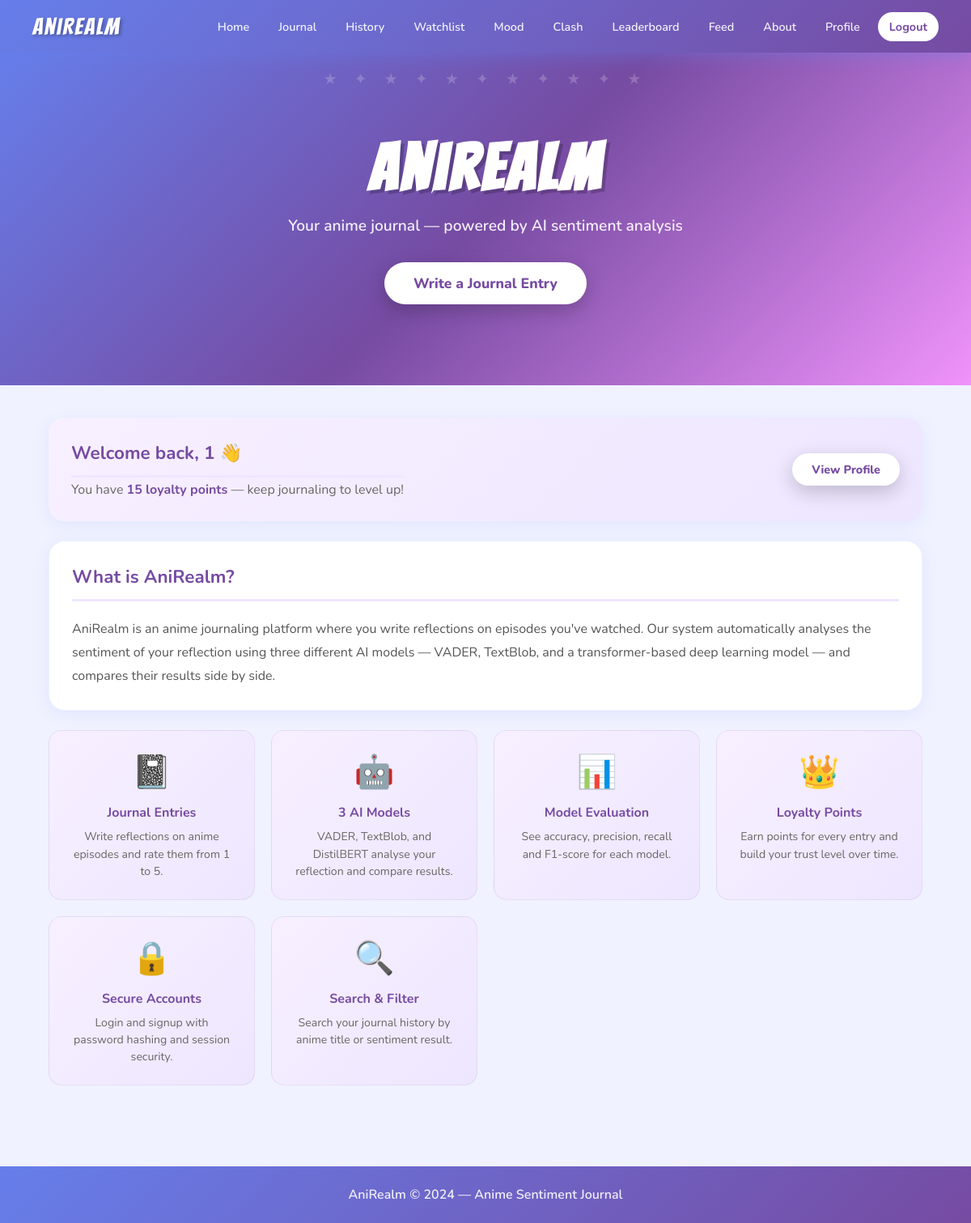
Page / (signed in) on the earlier database version.
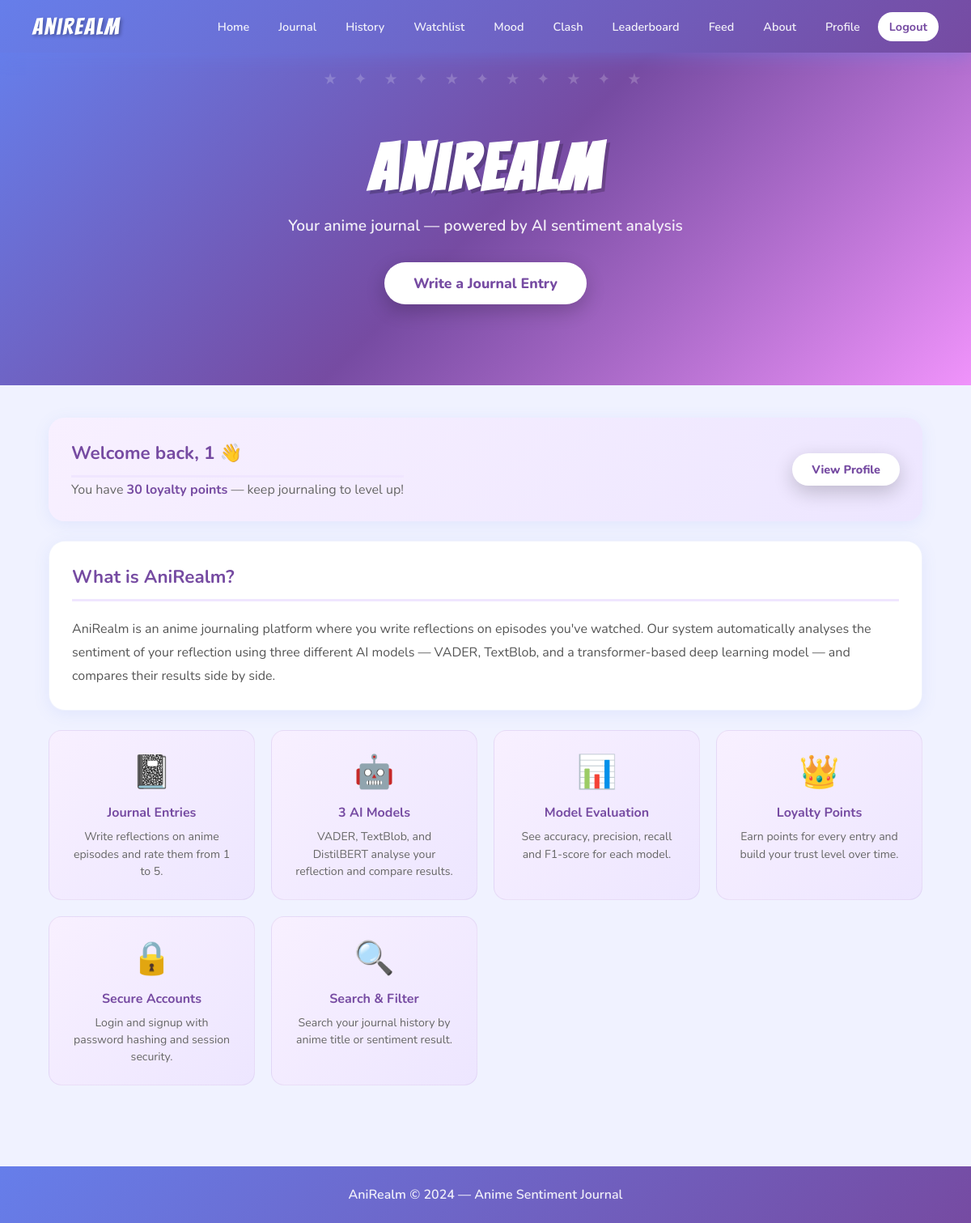
Same page on the later database version.
### models.py (models this page shows, shortened)
class User(UserMixin, db.Model):
    __tablename__ = "users"
    id = db.Column(db.Integer, primary_key=True)
    username = db.Column(db.String(80), unique=True, nullable=False)
    email = db.Column(db.String(120), unique=True, nullable=False)
    password_hash = db.Column(db.String(255), nullable=False)
    loyalty_points = db.Column(db.Integer, default=0)
    trust_level = db.Column(db.String(50), default="New User")
    created_at = db.Column(db.DateTime, default=datetime.utcnow)
    entries = db.relationship("JournalEntry", backref="author", lazy=True)
    watchlist = db.relationship("WatchlistEntry", backref="owner", lazy=True)

### app.py (the view)
@app.route("/")
def home():
    return render_template("home.html")

### app.py (called while the page is built)
@login_manager.user_loader
def load_user(user_id):
    return User.query.get(int(user_id))

### templates/home.html (shortened to what this page needs)
<!DOCTYPE html>
<html lang="en">
<head>
  <link rel="stylesheet" href="{{ url_for('static', filename='style.css') }}">
</head>
<body>
 <nav class="navbar">
  <div class="nav-brand">AniRealm</div>
  <div class="nav-links">
    <a href="/">Home</a>
    <a href="/journal">Journal</a>
    <a href="/history">History</a>
    <a href="/watchlist">Watchlist</a>
    <a href="/mood">Mood</a>
    <a href="/clash">Clash</a>
    <a href="/leaderboard">Leaderboard</a>
    <a href="/feed">Feed</a>
    <a href="/about">About</a>
    {% if current_user.is_authenticated %}
      <a href="/profile">Profile</a>
      <a href="/logout" class="nav-btn">Logout</a>
    {% else %}
      <a href="/login">Login</a>
      <a href="/signup" class="nav-btn">Sign Up</a>
    {% endif %}
  </div>
</nav>
  <header class="hero">
    <div class="container">
      <h1>AniRealm</h1>
      <p>Your anime journal — powered by AI sentiment analysis</p>
      {% if current_user.is_authenticated %}
        <a class="hero-btn" href="/journal">Write a Journal Entry</a>
      {% else %}
        <a class="hero-btn" href="/signup">Get Started Free</a>
      {% endif %}
    </div>
  </header>
  <main class="container page-space">
    {% if current_user.is_authenticated %}
    <div class="card" style="background: linear-gradient(135deg, #f8f0ff, #ede6ff); border: none;">
      <div style="display:flex; align-items:center; justify-content:space-between; flex-wrap:wrap; gap:16px;">
        <div>
          <h2 style="margin-bottom:4px;">Welcome back, {{ current_user.username }} 👋</h2>
          <p style="color:#666;">You have <strong style="color:#764ba2;">{{ current_user.loyalty_points }} loyalty points</strong> — keep journaling to level up!</p>
        </div>
        <a href="/profile" class="hero-btn" style="font-size:0.9rem; padding:10px 24px;">View Profile</a>
      </div>
    </div>
    {% endif %}
    <div class="card">
      <h2>What is AniRealm?</h2>
      <p style="color:#555; line-height:1.8;">
        AniRealm is an anime journaling platform where you write reflections on episodes you've watched.
        Our system automatically analyses the sentiment of your reflection using three different AI models —
        VADER, TextBlob, and a transformer-based deep learning model — and compares their results side by side.
      </p>
    </div>
    <div class="features-grid">
      <div class="feature-card">
        <div class="feature-icon">📓</div>
        <h3>Journal Entries</h3>
        <p>Write reflections on anime episodes and rate them from 1 to 5.</p>
      </div>
      <div class="feature-card">
        <div class="feature-icon">🤖</div>
        <h3>3 AI Models</h3>
        <p>VADER, TextBlob, and DistilBERT analyse your reflection and compare results.</p>
      </div>
      <div class="feature-card">
        <div class="feature-icon">📊</div>
        <h3>Model Evaluation</h3>
        <p>See accuracy, precision, recall and F1-score for each model.</p>
      </div>
      <div class="feature-card">
        <div class="feature-icon">👑</div>
        <h3>Loyalty Points</h3>
        <p>Earn points for every entry and build your trust level over time.</p>
      </div>
      <div class="feature-card">
        <div class="feature-icon">🔒</div>
        <h3>Secure Accounts</h3>
        <p>Login and signup with password hashing and session security.</p>
      </div>
      <div class="feature-card">
        <div class="feature-icon">🔍</div>
        <h3>Search & Filter</h3>
        <p>Search your journal history by anime title or sentiment result.</p>
      </div>
    </div>
  </main>
  <footer>
    <div class="container">
      AniRealm &copy; 2024 — Anime Sentiment Journal
    </div>
  </footer>
</body>
</html>

### static/style.css (style rules this page uses)
* { box-sizing: border-box; margin: 0; padding: 0; }
body { font-family: 'Nunito', sans-serif; background: #f0f2ff; color: #1a1a2e; min-height: 100vh; }
.navbar { background: linear-gradient(135deg, #667eea, #764ba2); padding: 0 40px; display: flex; justify-content: space-between; align-items: center; height: 65px; box-shadow: 0 4px 20px rgba(102, 126, 234, 0.4); position: sticky; top: 0; z-index: 100; }
.nav-brand { font-family: 'Bangers', cursive; font-size: 1.8rem; letter-spacing: 2px; color: white; text-shadow: 2px 2px 4px rgba(0,0,0,0.3); }
.nav-links { display: flex; align-items: center; gap: 8px; }
.nav-links a { color: rgba(255,255,255,0.9); text-decoration: none; padding: 8px 14px; border-radius: 20px; font-size: 0.9rem; font-weight: 600; transition: all 0.2s; }
.nav-btn { background: white !important; color: #764ba2 !important; font-weight: 700 !important; }
.hero { background: linear-gradient(135deg, #667eea 0%, #764ba2 50%, #f093fb 100%); padding: 100px 20px; text-align: center; position: relative; overflow: hidden; }
.hero::before { content: "★ ✦ ★ ✦ ★ ✦ ★ ✦ ★ ✦ ★"; position: absolute; top: 20px; left: 0; right: 0; text-align: center; color: rgba(255,255,255,0.2); font-size: 1.2rem; letter-spacing: 8px; }
.hero h1 { font-family: 'Bangers', cursive; font-size: 5rem; color: white; letter-spacing: 4px; text-shadow: 4px 4px 0px rgba(0,0,0,0.2); margin-bottom: 16px; }
.hero p { font-size: 1.2rem; color: rgba(255,255,255,0.9); margin-bottom: 32px; font-weight: 600; }
.hero-btn { display: inline-block; background: white; color: #764ba2; padding: 14px 36px; border-radius: 50px; text-decoration: none; font-weight: 800; font-size: 1.1rem; box-shadow: 0 8px 25px rgba(0,0,0,0.2); transition: transform 0.2s; }
.container { width: 90%; max-width: 1100px; margin: 0 auto; }
.page-space { padding: 40px 0; }
.card { background: white; border-radius: 20px; padding: 28px; margin-bottom: 24px; box-shadow: 0 4px 20px rgba(102, 126, 234, 0.1); border: 1px solid rgba(102, 126, 234, 0.1); }
.card h2 { color: #764ba2; font-size: 1.4rem; margin-bottom: 20px; padding-bottom: 12px; border-bottom: 3px solid #f0e6ff; }
footer { background: linear-gradient(135deg, #667eea, #764ba2); color: rgba(255,255,255,0.9); text-align: center; padding: 24px; margin-top: 60px; font-weight: 600; }
.features-grid { display: grid; grid-template-columns: repeat(auto-fit, minmax(220px, 1fr)); gap: 20px; margin-top: 20px; }
.feature-card { background: linear-gradient(135deg, #f8f0ff, #ede6ff); border-radius: 16px; padding: 24px; text-align: center; border: 1px solid rgba(118, 75, 162, 0.1); }
.feature-icon { font-size: 2.5rem; margin-bottom: 12px; }
.feature-card h3 { color: #764ba2; font-size: 1rem; margin-bottom: 8px; }
.feature-card p { color: #666; font-size: 0.88rem; line-height: 1.5; }

Differences in the rows shown:
changed User: loyalty_points "15" → "30"
